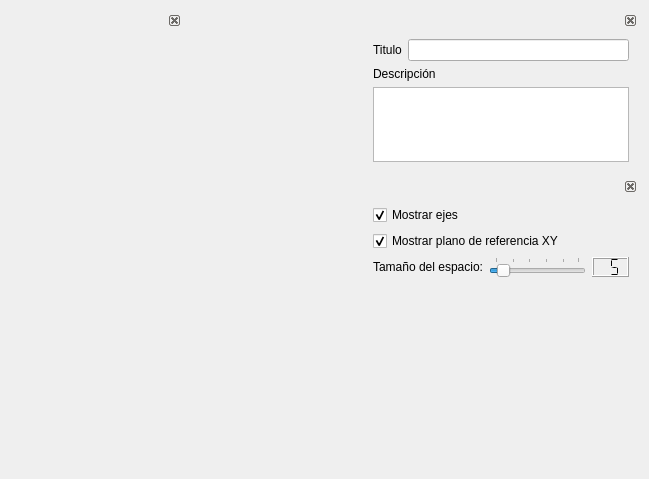
<?xml version="1.0" encoding="UTF-8"?>
<ui version="4.0">
 <class>Viewer3DWidget</class>
 <widget class="QWidget" name="Viewer3DWidget">
  <property name="geometry">
   <rect>
    <x>0</x>
    <y>0</y>
    <width>649</width>
    <height>479</height>
   </rect>
  </property>
  <property name="windowTitle">
   <string>Form</string>
  </property>
  <layout class="QHBoxLayout" name="horizontalLayout_2">
   <item>
    <widget class="QDockWidget" name="functionEditorDock">
     <property name="sizePolicy">
      <sizepolicy hsizetype="Preferred" vsizetype="Preferred">
       <horstretch>0</horstretch>
       <verstretch>0</verstretch>
      </sizepolicy>
     </property>
     <property name="maximumSize">
      <size>
       <width>300</width>
       <height>524287</height>
      </size>
     </property>
     <property name="features">
      <set>QDockWidget::DockWidgetClosable</set>
     </property>
     <property name="allowedAreas">
      <set>Qt::LeftDockWidgetArea</set>
     </property>
     <widget class="QWidget" name="functionEditorDockWidget"/>
    </widget>
   </item>
   <item>
    <layout class="QVBoxLayout" name="verticalLayout">
     <item>
      <widget class="PlotsView3D" name="view" native="true">
       <property name="sizePolicy">
        <sizepolicy hsizetype="Expanding" vsizetype="Expanding">
         <horstretch>0</horstretch>
         <verstretch>0</verstretch>
        </sizepolicy>
       </property>
      </widget>
     </item>
    </layout>
   </item>
   <item>
    <layout class="QVBoxLayout" name="verticalLayout_3">
     <item>
      <widget class="QDockWidget" name="spaceInfoDock">
       <property name="minimumSize">
        <size>
         <width>107</width>
         <height>160</height>
        </size>
       </property>
       <property name="maximumSize">
        <size>
         <width>300</width>
         <height>160</height>
        </size>
       </property>
       <property name="features">
        <set>QDockWidget::DockWidgetClosable</set>
       </property>
       <property name="allowedAreas">
        <set>Qt::RightDockWidgetArea</set>
       </property>
       <widget class="QWidget" name="dockWidgetContents">
        <layout class="QVBoxLayout" name="verticalLayout_6">
         <item>
          <layout class="QHBoxLayout" name="horizontalLayout_9">
           <item>
            <widget class="QLabel" name="label_6">
             <property name="text">
              <string>Titulo</string>
             </property>
            </widget>
           </item>
           <item>
            <widget class="KLineEdit" name="spaceTitle">
             <property name="showClearButton" stdset="0">
              <bool>true</bool>
             </property>
            </widget>
           </item>
          </layout>
         </item>
         <item>
          <layout class="QVBoxLayout" name="verticalLayout_5">
           <item>
            <widget class="QLabel" name="label_7">
             <property name="text">
              <string>Descripción</string>
             </property>
            </widget>
           </item>
           <item>
            <widget class="KTextEdit" name="spaceDescription">
             <property name="html">
              <string>&lt;!DOCTYPE HTML PUBLIC &quot;-//W3C//DTD HTML 4.0//EN&quot; &quot;http://www.w3.org/TR/REC-html40/strict.dtd&quot;&gt;
&lt;html&gt;&lt;head&gt;&lt;meta name=&quot;qrichtext&quot; content=&quot;1&quot; /&gt;&lt;style type=&quot;text/css&quot;&gt;
p, li { white-space: pre-wrap; }
&lt;/style&gt;&lt;/head&gt;&lt;body style=&quot; font-family:'DejaVu Sans'; font-size:9pt; font-weight:400; font-style:normal;&quot;&gt;
&lt;p style=&quot;-qt-paragraph-type:empty; margin-top:0px; margin-bottom:0px; margin-left:0px; margin-right:0px; -qt-block-indent:0; text-indent:0px; font-family:'MS Shell Dlg 2'; font-size:8pt;&quot;&gt;&lt;br /&gt;&lt;/p&gt;&lt;/body&gt;&lt;/html&gt;</string>
             </property>
             <property name="acceptRichText">
              <bool>false</bool>
             </property>
            </widget>
           </item>
          </layout>
         </item>
        </layout>
       </widget>
      </widget>
     </item>
     <item>
      <widget class="QDockWidget" name="coordSysSettingsDock">
       <property name="enabled">
        <bool>true</bool>
       </property>
       <property name="maximumSize">
        <size>
         <width>300</width>
         <height>524287</height>
        </size>
       </property>
       <property name="features">
        <set>QDockWidget::DockWidgetClosable</set>
       </property>
       <property name="allowedAreas">
        <set>Qt::RightDockWidgetArea</set>
       </property>
       <widget class="QWidget" name="spaceSettingsDockWidget">
        <layout class="QVBoxLayout" name="verticalLayout_2">
         <item>
          <widget class="QCheckBox" name="showAxis">
           <property name="text">
            <string>Mostrar ejes</string>
           </property>
           <property name="checked">
            <bool>true</bool>
           </property>
          </widget>
         </item>
         <item>
          <widget class="QCheckBox" name="showRefPlane">
           <property name="text">
            <string>Mostrar plano de referencia XY</string>
           </property>
           <property name="checked">
            <bool>true</bool>
           </property>
          </widget>
         </item>
         <item>
          <layout class="QHBoxLayout" name="horizontalLayout_3">
           <item>
            <widget class="QLabel" name="label">
             <property name="text">
              <string>Tamaño del espacio:</string>
             </property>
            </widget>
           </item>
           <item>
            <widget class="QSlider" name="space3DSize">
             <property name="minimum">
              <number>1</number>
             </property>
             <property name="maximum">
              <number>50</number>
             </property>
             <property name="pageStep">
              <number>1</number>
             </property>
             <property name="value">
              <number>5</number>
             </property>
             <property name="orientation">
              <enum>Qt::Horizontal</enum>
             </property>
             <property name="tickPosition">
              <enum>QSlider::TicksAbove</enum>
             </property>
             <property name="tickInterval">
              <number>10</number>
             </property>
            </widget>
           </item>
           <item>
            <widget class="QLCDNumber" name="lcdNumber">
             <property name="sizePolicy">
              <sizepolicy hsizetype="Preferred" vsizetype="Fixed">
               <horstretch>0</horstretch>
               <verstretch>0</verstretch>
              </sizepolicy>
             </property>
             <property name="minimumSize">
              <size>
               <width>0</width>
               <height>20</height>
              </size>
             </property>
             <property name="maximumSize">
              <size>
               <width>16777215</width>
               <height>20</height>
              </size>
             </property>
             <property name="smallDecimalPoint">
              <bool>false</bool>
             </property>
             <property name="numDigits">
              <number>2</number>
             </property>
             <property name="segmentStyle">
              <enum>QLCDNumber::Flat</enum>
             </property>
             <property name="intValue" stdset="0">
              <number>5</number>
             </property>
            </widget>
           </item>
          </layout>
         </item>
         <item>
          <spacer name="verticalSpacer">
           <property name="orientation">
            <enum>Qt::Vertical</enum>
           </property>
           <property name="sizeHint" stdset="0">
            <size>
             <width>20</width>
             <height>40</height>
            </size>
           </property>
          </spacer>
         </item>
        </layout>
       </widget>
      </widget>
     </item>
     <item>
      <spacer name="verticalSpacer_2">
       <property name="orientation">
        <enum>Qt::Vertical</enum>
       </property>
       <property name="sizeHint" stdset="0">
        <size>
         <width>20</width>
         <height>40</height>
        </size>
       </property>
      </spacer>
     </item>
    </layout>
   </item>
  </layout>
  <zorder>functionEditorDock</zorder>
  <zorder></zorder>
 </widget>
 <customwidgets>
  <customwidget>
   <class>KLineEdit</class>
   <extends>QLineEdit</extends>
   <header>klineedit.h</header>
  </customwidget>
  <customwidget>
   <class>KTextEdit</class>
   <extends>QTextEdit</extends>
   <header>ktextedit.h</header>
  </customwidget>
  <customwidget>
   <class>PlotsView3D</class>
   <extends>QWidget</extends>
   <header>analitzaplot/plotsview3d.h</header>
   <container>1</container>
  </customwidget>
 </customwidgets>
 <resources/>
 <connections>
  <connection>
   <sender>space3DSize</sender>
   <signal>valueChanged(int)</signal>
   <receiver>lcdNumber</receiver>
   <slot>display(int)</slot>
   <hints>
    <hint type="sourcelabel">
     <x>510</x>
     <y>267</y>
    </hint>
    <hint type="destinationlabel">
     <x>598</x>
     <y>264</y>
    </hint>
   </hints>
  </connection>
 </connections>
</ui>
